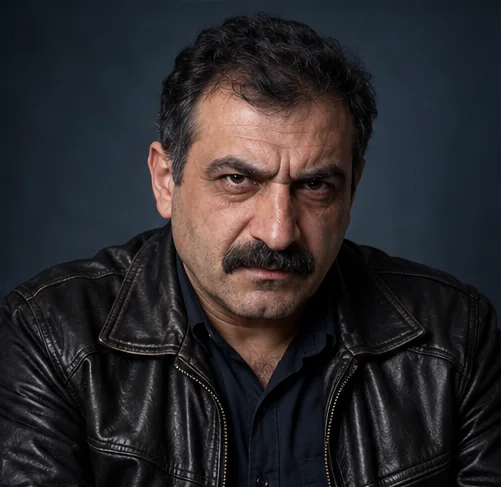
#> input picture detective/assets/img/p/aram_t.webp, 501 x 487 px
$ python -i build_assets.py   (imports and definitions only)
#> lines starting #> are read from the running program, lines starting #| are printed output that depends on the picture
# Картинки ChatGPT (detective-art/raw/*.png) → detective/assets/img/**.webp
# Одиночные: имя «c01_yard» → c01/yard.webp, «ui_menu» → ui/menu.webp.
# Листы (сетка кадров с тёмными полосами) режутся по найденным полосам — список SHEETS ниже.
# python detective/tools/build_assets.py [имя…]   — без имён: всё, что новее готового
import os, sys, json
from PIL import Image, ImageStat

ROOT = os.path.dirname(os.path.dirname(os.path.abspath(__file__)))
RAW = os.path.join(os.path.dirname(ROOT), 'detective-art', 'raw')
OUT = os.path.join(ROOT, 'assets', 'img')

def P(*names):  # портреты: на каждого спокойный и напряжённый
    out = []
    for n in names: out += [f'p/{n}', f'p/{n}_t']
    return out

# имя листа: (столбцов, строк, ключи по строкам слева направо; None — пропустить)
SHEETS = {
    'c01_cams': (2, 2, ['c01/cam1', 'c01/cam2', 'c01/cam3', 'c01/cam4']),
    'c01_ev1': (3, 3, ['c01/ev/latch', 'c01/ev/clean', 'c01/ev/dog', 'c01/ev/hook', 'c01/ev/boots', 'c01/ev/debt', 'c01/ev/letter', 'c01/ev/note', 'c01/ev/pts']),
    'c01_ev2': (3, 3, ['c01/ev/policy', 'c01/ev/tracks', 'c01/ev/steps', 'c01/ev/key2', 'c01/ev/cam', 'c01/ev/taxi', 'c01/ev/token', None, None]),
    'p_main': (2, 3, P('volkova', 'artyom', 'granin')),
    'p_c01': (2, 3, P('maya', 'shubin', 'zina')),
    'p_c01b': (2, 3, P('kirill', 'kravets', 'katya')),
    'c02_ev1': (3, 3, ['c02/ev/shelf', 'c02/ev/watch', 'c02/ev/jewel', 'c02/ev/lock', 'c02/ev/print', 'c02/ev/dust', 'c02/ev/alarmlog', 'c02/ev/keylog', 'c02/ev/boots44']),
    'c02_ev2': (3, 3, ['c02/ev/bootmatch', 'c02/ev/letter2', 'c02/ev/receipt', None, None, None, None, None, None]),
    'p_c02': (2, 3, P('maxim', 'galina', 'ruslan')),
    'c03_cams': (2, 2, ['c03/cam1', 'c03/cam2', 'c03/cam3', 'c03/cam4']),
    'c03_ev1': (3, 3, ['c03/ev/bag', 'c03/ev/family', 'c03/ev/meds', 'c03/ev/taxikeys', 'c03/ev/threat', 'c03/ev/triplog', 'c03/ev/lastcall', 'c03/ev/lcalls', 'c03/ev/bankrec']),
    'c03_ev2': (3, 3, ['c03/ev/niva', 'c03/ev/cups', 'c03/ev/jacket', None, None, None, None, None, None]),
    'p_c03': (2, 3, P('lyudmila', 'vera', 'somov')),
    'p_c04': (2, 3, P('igor', 'savely', 'krotov')),
    'p_c05': (2, 3, P('pestov', 'laptev', 'markova')),
    'p_c06': (2, 3, P('nina', 'gleb', 'alla')),
    'p_c06b': (2, 3, P('konstantin', 'mamontov', 'lisitsyn')),
    'c06_cams': (2, 2, ['c06/cam1', 'c06/cam2', 'c06/cam3', 'c06/cam4']),
    'c06_ev1': (3, 3, ['c06/ev/visitlog', 'c06/ev/statement', 'c06/ev/shift', 'c06/ev/taxi6', 'c06/ev/hand', 'c06/ev/loanfile', 'c06/ev/wig', 'c06/ev/ninaphotos', 'c06/ev/fakepass']),
    'c06_ev2': (3, 3, ['c06/ev/note6', None, None, None, None, None, None, None, None]),
    'c07_cams': (2, 2, ['c07/cam1', 'c07/cam2', 'c07/cam3', 'c07/cam4']),
    'c07_ev1': (3, 3, ['c07/ev/album', 'c07/ev/canemark', 'c07/ev/tiremark', 'c07/ev/height', 'c07/ev/plate', 'c07/ev/wardlog', 'c07/ev/schedule', 'c07/ev/coat', 'c07/ev/moustache']),
    'c07_ev2': (3, 3, ['c07/ev/letter7', None, None, None, None, None, None, None, None]),
    'p_c08': (2, 3, P('olga', 'zubov', 'svetlana')),
    'p_c10': (2, 3, P('timur', 'ryabov', 'zeynalov')),
    'c08_ev1': (3, 3, ['c08/ev/rope', 'c08/ev/tank', 'c08/ev/vest', 'c08/ev/carmark', 'c08/ev/threat8', 'c08/ev/leash', 'c08/ev/lodgephoto', 'c08/ev/cashout', 'c08/ev/adchat']),
    'c08_ev2': (3, 3, ['c08/ev/dog', 'c08/ev/seller', 'c08/ev/niva8', 'c08/ev/cashbag', None, None, None, None, None]),
    'c09_ev1': (3, 3, ['c09/ev/bag14', 'c09/ev/ticket14', 'c09/ev/calls14', 'c09/ev/closure', 'c09/ev/fire14', 'c09/ev/studid', 'c09/ev/ruins', 'c09/ev/busstop', 'c09/ev/pier3']),
    'c09_ev2': (3, 3, ['c09/ev/flowers', 'c09/ev/cambag', 'c09/ev/draft', 'c09/ev/photokl', 'c09/ev/timeline', None, None, None, None]),
    'c10_ev1': (3, 3, ['c10/ev/wrench', 'c10/ev/dna', 'c10/ev/print10', 'c10/ev/tornpage', 'c10/ev/pageres', 'c10/ev/negatives', 'c10/ev/damage', 'c10/ev/suvtrack', 'c10/ev/suvcam']),
    'c10_ev2': (3, 3, ['c10/ev/folder', 'c10/ev/stopnote', None, None, None, None, None, None, None]),
    'p_c11': (2, 3, P('lukich', 'pahomych', 'dasha')),
    'p_c12': (2, 3, P('aram', 'lenya', 'shramov')),
    'p_c13': (2, 3, P('waiter', 'karimov', 'tamara')),
    'p_c14': (2, 3, P('safronov', 'zhukov', 'pronin')),
    'p_c15': (2, 3, P('nosov', 'teen', 'rustam')),
    'p_c16': (2, 3, P('glukhov', 'misha', 'zhanna')),
    'p_c17': (2, 3, P('lidia', 'pyatakov', 'rudnev')),
    'p_c18': (2, 3, P('inna', 'zamkov', 'gvozdev')),
    'p_c19': (2, 3, P('bragin', 'efimov', 'rostov')),
    'c11_ev': (3, 3, ['c11/ev/wrench', 'c11/ev/prints', 'c11/ev/body', 'c11/ev/jacket', 'c11/ev/smear', 'c11/ev/mug', 'c11/ev/print11', 'c11/ev/alibi', 'c11/ev/nails']),
    'c11_ev2': (3, 3, ['c11/ev/dna', 'c11/ev/letter', 'c11/ev/lefty', None, None, None, None, None, None]),
    'c12_ev': (3, 3, ['c12/ev/sign', 'c12/ev/backlog', 'c12/ev/safe', 'c12/ev/gphone', 'c12/ev/debtpage', 'c12/ev/sms', 'c12/ev/car', 'c12/ev/jacket', 'c12/ev/gsr']),
    'c12_ev2': (3, 3, ['c12/ev/letter', 'c12/ev/priora', None, None, None, None, None, None, None]),
    'c13_ev': (3, 3, ['c13/ev/can', 'c13/ev/steps', 'c13/ev/tires', 'c13/ev/desk', 'c13/ev/lock', 'c13/ev/receipt', 'c13/ev/backdoor', 'c13/ev/bridge', 'c13/ev/boots']),
    'c13_ev2': (3, 3, ['c13/ev/route', None, None, None, None, None, None, None, None]),
    'c14_ev': (3, 3, ['c14/ev/shelf', 'c14/ev/request', 'c14/ev/sigfake', 'c14/ev/handover', 'c14/ev/camgap', 'c14/ev/gps', 'c14/ev/locker', 'c14/ev/bureau', 'c14/ev/scans']),
    'c14_ev2': (3, 3, ['c14/ev/letter', None, None, None, None, None, None, None, None]),
    'c15_ev': (3, 3, ['c15/ev/printlog', 'c15/ev/consolelog', 'c15/ev/cardlog', 'c15/ev/pc', 'c15/ev/deleted', 'c15/ev/casino', 'c15/ev/debt', 'c15/ev/chat', 'c15/ev/letter']),
    'c16_ev': (3, 3, ['c16/ev/grave', 'c16/ev/coffin', 'c16/ev/van', 'c16/ev/spade', 'c16/ev/logbook', 'c16/ev/can', 'c16/ev/toy', 'c16/ev/cash', 'c16/ev/calls']),
    'c16_ev2': (3, 3, ['c16/ev/kiosk', 'c16/ev/letter', 'c16/ev/nosov', 'c16/ev/teen', None, None, None, None, None]),
    'c17_ev': (3, 3, ['c17/ev/knife', 'c17/ev/printsover', 'c17/ev/cup', 'c17/ev/sedative', 'c17/ev/hands', 'c17/ev/note', 'c17/ev/cabinet', 'c17/ev/corrcam', 'c17/ev/shoes']),
    'c17_ev2': (3, 3, ['c17/ev/luminol', 'c17/ev/case2014', 'c17/ev/glukhov', 'c17/ev/letter', None, None, None, None, None]),
    'c18_ev': (3, 3, ['c18/ev/tube', 'c18/ev/alarm', 'c18/ev/passport', 'c18/ev/tattoo', 'c18/ev/cards', 'c18/ev/scissors', 'c18/ev/cutmatch', 'c18/ev/mop', 'c18/ev/fp']),
    'c18_ev2': (3, 3, ['c18/ev/death', 'c18/ev/letter', None, None, None, None, None, None, None]),
    'c19_ev': (3, 3, ['c19/ev/lock', 'c19/ev/pick', None, 'c19/ev/laptop', 'c19/ev/intercom', 'c19/ev/spyware', 'c19/ev/tracker', 'c19/ev/cabin', 'c19/ev/vans']),
    'c19_ev2': (3, 3, ['c19/ev/backup', 'c19/ev/letter', None, None, None, None, None, None, None]),
    'c20_ev': (3, 3, ['c20/ev/gun', 'c20/ev/lefty', 'c20/ev/nogsr', 'c20/ev/confession', 'c20/ev/contract', 'c20/ev/labsig', 'c20/ev/overlay', 'c20/ev/bmw', 'c20/ev/cards']),
    'c20_ev2': (3, 3, ['c20/ev/letter', 'c20/ev/photos', None, None, None, None, None, None, None]),
    'c05_ev1': (3, 3, ['c05/ev/vpattern', 'c05/ev/padlock', 'c05/ev/panel5', 'c05/ev/archive', 'c05/ev/sample', 'c05/ev/gasoline', 'c05/ev/ring', 'c05/ev/origin', 'c05/ev/camlog']),
    'c05_ev2': (3, 3, ['c05/ev/cutters', 'c05/ev/cutmatch', 'c05/ev/fuel', 'c05/ev/note5', None, None, None, None, None]),
    'c04_ev1': (3, 3, ['c04/ev/body', 'c04/ev/autopsy', 'c04/ev/bottle', 'c04/ev/paint', 'c04/ev/prints', 'c04/ev/pocket', 'c04/ev/train', 'c04/ev/boat', 'c04/ev/boots45']),
    'c04_ev2': (3, 3, ['c04/ev/paintmatch', 'c04/ev/bootmatch4', 'c04/ev/burnt', 'c04/ev/note4', None, None, None, None, None]),
    # ——— глава III ———
    'p_c21': (2, 3, P('penkov', 'borodin', 'belkina')),
    'p_c22': (2, 3, P('sviridov', 'lipatov', 'grishin')),
    'p_c23': (2, 3, P('zotov', 'gusak', 'raisa')),
    'p_c24': (2, 3, P('stas', 'kotova', 'lavrentyev')),
    'p_c25': (2, 3, P('shtern', 'samoilov', 'driver25')),
    'c23_cams': (2, 2, ['c23/cam1', 'c23/cam2', 'c23/cam3', 'c23/cam4']),
    'c27_cams': (2, 2, ['c27/cam1', 'c27/cam2', 'c27/cam3', None]),
    'c29_cams': (2, 2, ['c29/cam1', 'c29/cam2', 'c29/cam3', None]),
    'c21_ev': (3, 3, ['c21/ev/nohood', 'c21/ev/lamp', 'c21/ev/chip', 'c21/ev/tracks', 'c21/ev/steps', 'c21/ev/sticker', 'c21/ev/gatebook', 'c21/ev/orders', 'c21/ev/bottle']),
    'c21_ev2': (3, 3, ['c21/ev/flakes', 'c21/ev/bolts', 'c21/ev/boots', 'c21/ev/layers', 'c21/ev/hair', 'c21/ev/moose', 'c21/ev/courier', 'c21/ev/letter', None]),
    'c22_ev': (3, 3, ['c22/ev/file', 'c22/ev/act', 'c22/ev/inventory', 'c22/ev/scan', 'c22/ev/printlog', 'c22/ev/strips', 'c22/ev/issue', 'c22/ev/compare', 'c22/ev/femur']),
    'c22_ev2': (3, 3, ['c22/ev/carbook', 'c22/ev/tabel', 'c22/ev/storage', 'c22/ev/vk', 'c22/ev/letter', None, None, None, None]),
    'c23_ev': (3, 3, ['c23/ev/blood', 'c23/ev/car', 'c23/ev/steps', 'c23/ev/wallet', 'c23/ev/ruts', 'c23/ev/wrench', 'c23/ev/bits', 'c23/ev/dispatch', 'c23/ev/sms']),
    'c23_ev2': (3, 3, ['c23/ev/calls', 'c23/ev/yacht', 'c23/ev/grad', 'c23/ev/map', 'c23/ev/letter', None, None, None, None]),
    'c24_ev': (3, 3, ['c24/ev/padlock', 'c24/ev/blood', 'c24/ev/heater', 'c24/ev/deck', 'c24/ev/pipe', 'c24/ev/note', 'c24/ev/barrier', 'c24/ev/keys', 'c24/ev/phone']),
    'c24_ev2': (3, 3, ['c24/ev/tapes', 'c24/ev/lockerlog', 'c24/ev/key23', 'c24/ev/letter', 'c24/ev/watch', None, None, None, None]),
    'c25_ev': (3, 3, ['c25/ev/order', 'c25/ev/visits', 'c25/ev/phone', 'c25/ev/stamp', 'c25/ev/van', 'c25/ev/stampkit', 'c25/ev/navi', 'c25/ev/hut', 'c25/ev/letter']),
    'c26_ev': (3, 3, ['c26/ev/chair', 'c26/ev/tox', 'c26/ev/note', 'c26/ev/sigs', 'c26/ev/tokens', 'c26/ev/card', 'c26/ev/cognac', 'c26/ev/pills', 'c26/ev/cup']),
    'c26_ev2': (3, 3, ['c26/ev/rack', 'c26/ev/medal', 'c26/ev/gatebook', None, None, None, None, None, None]),
    'c27_ev': (3, 3, ['c27/ev/seat', 'c27/ev/door', 'c27/ev/glove', 'c27/ev/list', 'c27/ev/parka', 'c27/ev/knife', 'c27/ev/phone', 'c27/ev/plan', 'c27/ev/calls']),
    'c27_ev2': (3, 3, ['c27/ev/map', 'c27/ev/leaks', 'c27/ev/artconf', 'c27/ev/letter', None, None, None, None, None]),
    'c28_ev': (3, 3, ['c28/ev/email', 'c28/ev/headers', 'c28/ev/dna', 'c28/ev/act2', 'c28/ev/fax', 'c28/ev/door', 'c28/ev/night', None, None]),
    'c29_ev': (3, 3, ['c29/ev/phone', 'c29/ev/ticket', 'c29/ev/passport', 'c29/ev/airboat', 'c29/ev/box', 'c29/ev/skoda', 'c29/ev/snow', 'c29/ev/parkticket', 'c29/ev/taxi']),
    'c29_ev2': (3, 3, ['c29/ev/storm', 'c29/ev/fuel', 'c29/ev/tracks', None, None, None, None, None, None]),
}
#> further down, picture is the input picture: PIL image 501x487 RGB; mean R, G, B 42.8, 40.6, 43.3
# зеркально отразить (ChatGPT нарисовал правую руку, а нужна левая)
FLIP = {'c11/ev/lefty', 'c20/law', 'c21/lot'}  # c20: мышь слева (Брагин — левша); c21: ближняя фара и скол — правые
# улика — вырезка из картинки места: ключ → (сырой файл, доли x0, y0, x1, y1)
CROPS = {'c19/ev/note': ('c19_home', (0.33, 0.30, 0.50, 0.47))}  # напечатанная записка на подушке (на листе улик вышла рукописной)
# отдельные картинки, которые идут не под своим именем
ALIAS = {}

# [37 lines left out: functions key_of, lum_profile, cuts, not called in this run]

def trim_dark(im, thr=22):
    # срезать оставшиеся по краям тёмные полоски-разделители
#> called with thr = 22
    w, h = im.size
#> w = 501; h = 487
    g = im.convert('L')
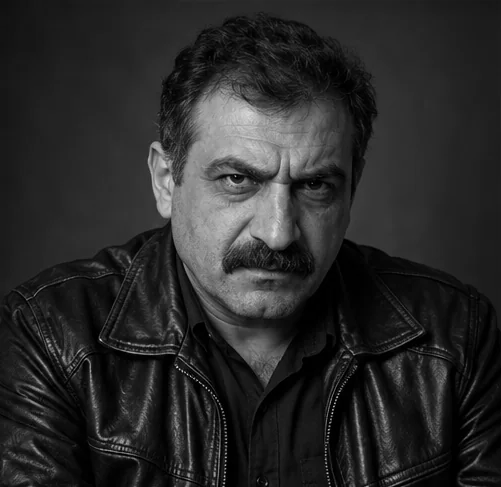
#> g: PIL image 501x487 L; min 0, max 220, mean 41.6
    def dark_col(x): return ImageStat.Stat(g.crop((x, 0, x + 1, h))).mean[0] < thr
    def dark_row(y): return ImageStat.Stat(g.crop((0, y, w, y + 1))).mean[0] < thr
    l, r, t, b = 0, w - 1, 0, h - 1
#> l = 0; r = 500; t = 0; b = 486
    while l < w // 10 and dark_col(l): l += 1
#> after the loop, l = 0
    while r > w - w // 10 and dark_col(r): r -= 1
#> this loop made 0 passes
#> after the loop, r = 500
    while t < h // 10 and dark_row(t): t += 1
#> after the loop, t = 0
    while b > h - h // 10 and dark_row(b): b -= 1
#> after the loop, b = 486
    return im.crop((l, t, r + 1, b + 1))

# [66 lines left out: functions save, build, main, not called in this run]

COVER_FALLBACK = {'c05': 'c05/corridor', 'c06': 'c06/prosecutor', 'c07': 'c07/garage', 'c08': 'c08/pier', 'c09': 'c09/archive', 'c10': 'c10/garage',
                  'c11': 'c11/garage', 'c12': 'c12/bar', 'c13': 'c13/dacha', 'c14': 'c14/storage', 'c15': 'c15/it', 'c16': 'c16/cemetery',
                  'c17': 'c17/room', 'c18': 'c18/ward', 'c19': 'c19/home', 'c20': 'c20/law',
                  'c21': 'c21/lot', 'c22': 'c22/archive', 'c23': 'c23/parking', 'c24': 'c24/garage', 'c25': 'c25/hospice',
                  'c26': 'c26/study', 'c27': 'c27/train', 'c28': 'c28/office', 'c29': 'c29/club', 'c30': 'c30/board'}

# [1 line not run here, left out]

>>> from PIL import Image
>>> picture = Image.open('../assets/img/p/aram_t.webp')
>>> result = trim_dark(picture)

$ run again, on detective/assets/img/p/lukich_t.webp
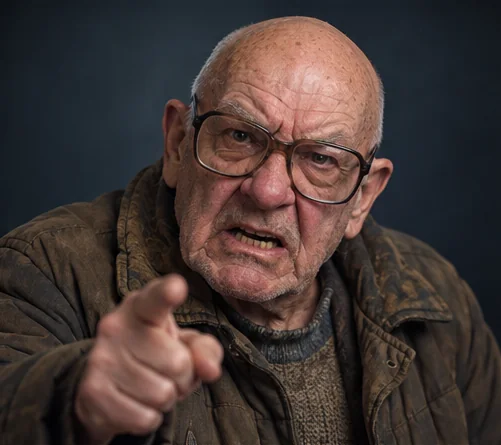
#> input picture detective/assets/img/p/lukich_t.webp, 501 x 445 px
#> picture is the input picture: PIL image 501x445 RGB; mean R, G, B 67.5, 55, 52
#> in trim_dark, `g = im.convert('L')`:
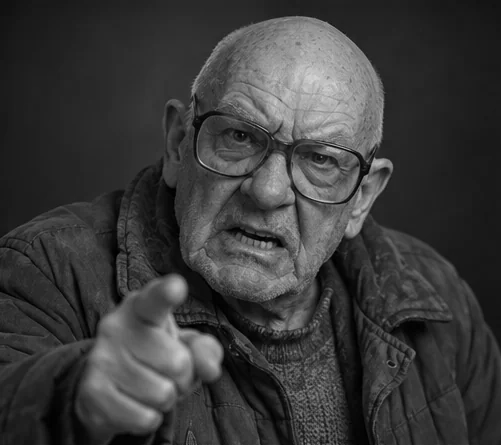
#> g: PIL image 501x445 L; min 0, max 213, mean 58.4
#> after the loop in trim_dark, `while r > w - w // 10 and dark_col(r): r -= 1`: r = 500
#> after the loop in trim_dark, `while t < h // 10 and dark_row(t): t += 1`: t = 0
#> after the loop in trim_dark, `while b > h - h // 10 and dark_row(b): b -= 1`: b = 444

$ run again, on detective/assets/img/p/penkov.webp
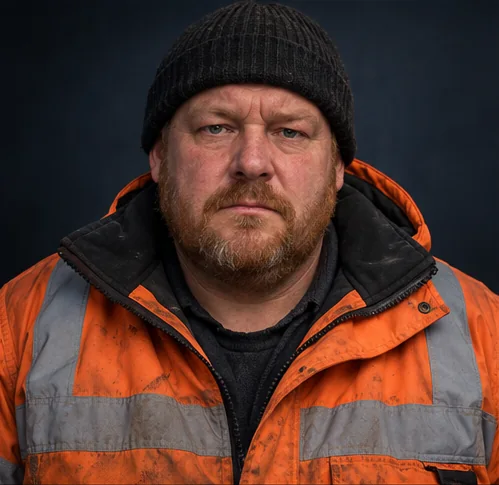
#> input picture detective/assets/img/p/penkov.webp, 499 x 485 px
#> picture is the input picture: PIL image 499x485 RGB; mean R, G, B 82.2, 53.6, 45.7
#> in trim_dark, `g = im.convert('L')`:
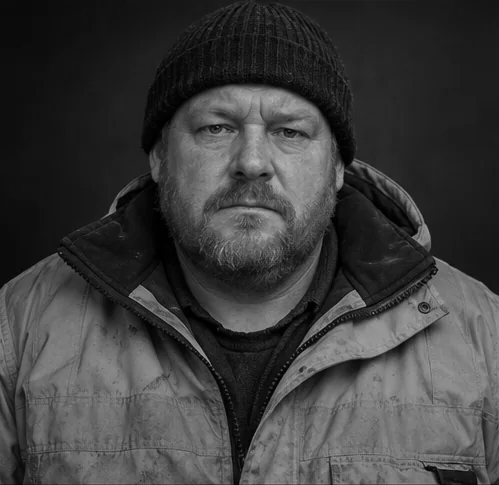
#> g: PIL image 499x485 L; min 0, max 188, mean 61.3
#> after the loop in trim_dark, `while r > w - w // 10 and dark_col(r): r -= 1`: r = 498
#> after the loop in trim_dark, `while t < h // 10 and dark_row(t): t += 1`: t = 0
#> after the loop in trim_dark, `while b > h - h // 10 and dark_row(b): b -= 1`: b = 484

$ run again, on detective/assets/img/p/pyatakov.webp
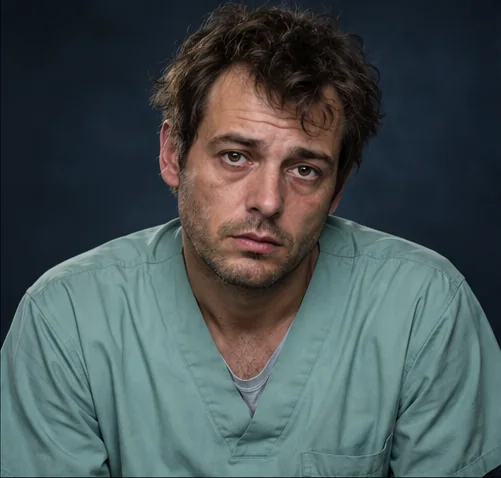
#> input picture detective/assets/img/p/pyatakov.webp, 501 x 478 px
#> picture is the input picture: PIL image 501x478 RGB; mean R, G, B 70.7, 82.2, 82.9
#> in trim_dark, `g = im.convert('L')`:
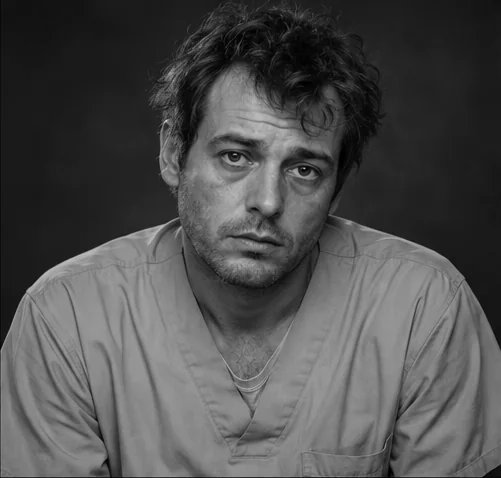
#> g: PIL image 501x478 L; min 0, max 213, mean 78.9
#> after the loop in trim_dark, `while r > w - w // 10 and dark_col(r): r -= 1`: r = 500
#> after the loop in trim_dark, `while t < h // 10 and dark_row(t): t += 1`: t = 0
#> after the loop in trim_dark, `while b > h - h // 10 and dark_row(b): b -= 1`: b = 477
